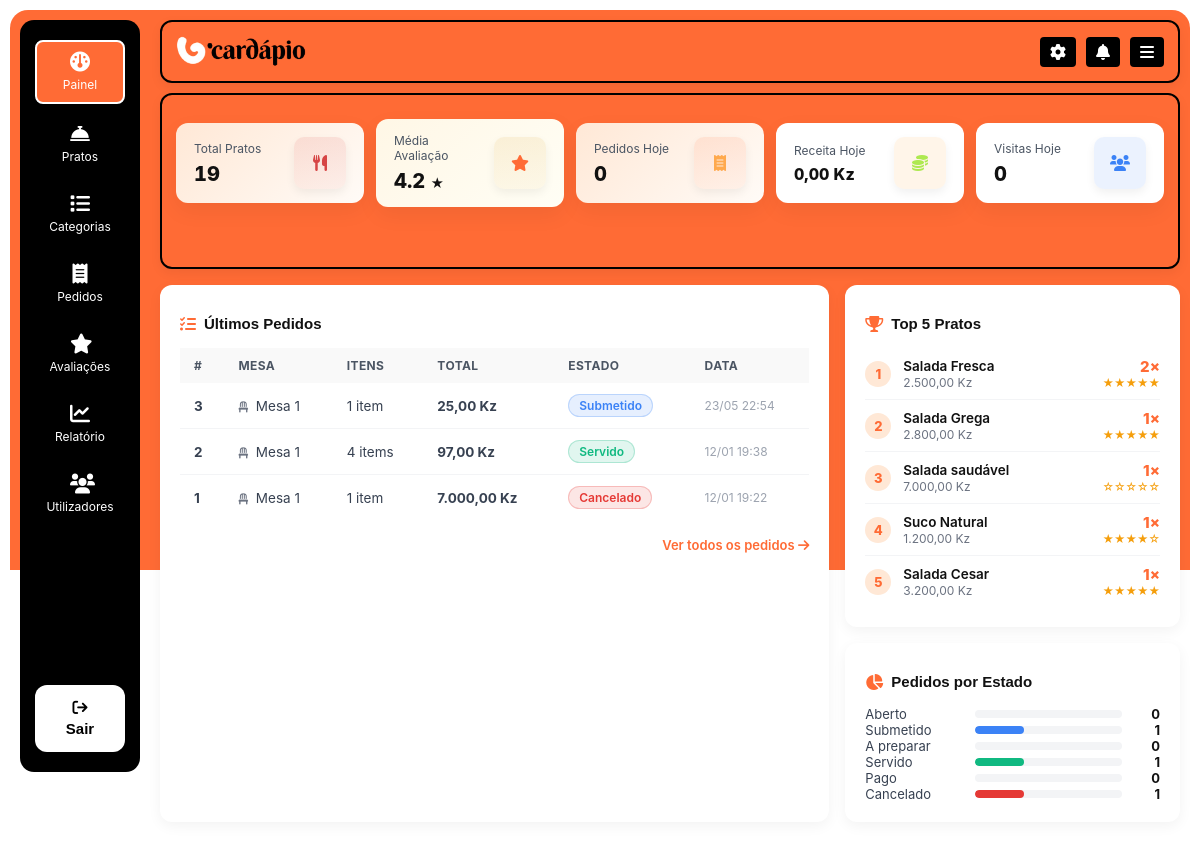
The app's page /admin.php?routa=dashboard (signed in) with its own data.
### tables this page shows
CREATE TABLE `orders` (
  `id` bigint UNSIGNED NOT NULL,
  `restaurant_id` int UNSIGNED NOT NULL,
  `table_id` int UNSIGNED DEFAULT NULL,
  `session_token` varchar(128) DEFAULT NULL,
  `status` enum('open','submitted','preparing','served','paid','cancelled') DEFAULT 'open',
  `total` decimal(10,2) DEFAULT '0.00',
  `notes` text,
  `created_at` timestamp NULL DEFAULT CURRENT_TIMESTAMP,
  `updated_at` timestamp NULL DEFAULT CURRENT_TIMESTAMP ON UPDATE CURRENT_TIMESTAMP
);

CREATE TABLE `restaurant_tables` (
  `id` int UNSIGNED NOT NULL,
  `restaurant_id` int UNSIGNED NOT NULL,
  `number` varchar(32) NOT NULL,
  `qr_code` varchar(255) DEFAULT NULL,
  `description` varchar(255) DEFAULT NULL,
  `active` tinyint(1) DEFAULT '1',
  `created_at` timestamp NULL DEFAULT CURRENT_TIMESTAMP,
  `updated_at` timestamp NULL DEFAULT CURRENT_TIMESTAMP ON UPDATE CURRENT_TIMESTAMP
);

### admin.php (the view, shortened to what this page needs)
<?php
require_once __DIR__ . '/config/dbnojs.php';
$escape = static fn(mixed $v): string =>
htmlspecialchars((string) $v, ENT_QUOTES | ENT_SUBSTITUTE, 'UTF-8');
function status_badge(string $status, array $labels, array $colors): string
{
    $label = htmlspecialchars($labels[$status] ?? $status, ENT_QUOTES, 'UTF-8');
    $color = preg_match('/^#[0-9A-Fa-f]{6}$/', $colors[$status] ?? '') ? $colors[$status] : '#888888';
    return "<span class=\"status-badge\" style=\"background:{$color}20;color:{$color};border:1px solid {$color}40\">{$label}</span>";
}
$routa = (string) ($_GET['routa'] ?? 'home');
$auth  = $_SESSION['auth'] ?? null;
$profile = (string) $auth['profile'];
$menus = [
    'admin' => [
        ['routa' => 'dashboard',    'icon' => 'fa-solid fa-gauge',          'label' => 'Painel'],
        ['routa' => 'pratos',       'icon' => 'fa-solid fa-bell-concierge', 'label' => 'Pratos'],
        ['routa' => 'categorias',   'icon' => 'fas fa-list',                'label' => 'Categorias'],
        ['routa' => 'pedidos',      'icon' => 'fas fa-receipt',             'label' => 'Pedidos'],
        ['routa' => 'avaliacoes',   'icon' => 'fas fa-star',                'label' => 'Avaliações'],
        ['routa' => 'relatorio',    'icon' => 'fa-solid fa-chart-line',     'label' => 'Relatório'],
        ['routa' => 'usuarios',     'icon' => 'fa-solid fa-users',          'label' => 'Utilizadores'],
        ['routa' => 'configuracoes', 'icon' => 'fa-solid fa-gear',           'label' => 'Configurações'],
        ['routa' => 'notificacoes', 'icon' => 'fa-solid fa-bell',           'label' => 'Notificações'],
    ],
    'staff' => [
        ['routa' => 'pedidos',    'icon' => 'fas fa-receipt',         'label' => 'Pedidos'],
        ['routa' => 'notificacoes', 'icon' => 'fa-solid fa-bell','label' => 'Notificações'],
    ],
    'kitchen' => [
        ['routa' => 'pedidos',    'icon' => 'fas fa-receipt',         'label' => 'Pedidos'],
    ],
];
$menuItems    = $menus[$profile]   ?? [];
$status_labels = [
    'open'      => 'Aberto',
    'submitted' => 'Submetido',
    'preparing' => 'A preparar',
    'served'    => 'Servido',
    'paid'      => 'Pago',
    'cancelled' => 'Cancelado',
];
$status_colors = [
    'open'      => '#6B7280',
    'submitted' => '#3B82F6',
    'preparing' => '#F59E0B',
    'served'    => '#10B981',
    'paid'      => '#AEE950',
    'cancelled' => '#E53935',
];
if ($routa === 'dashboard') {
    $stmt = $pdo->prepare("SELECT COUNT(*) FROM menu_items WHERE restaurant_id = :rid");
    $stmt->execute([':rid' => RESTAURANT_ID]);
    $total_pratos = (int) $stmt->fetchColumn();
    $stmt = $pdo->prepare("
        SELECT ROUND(AVG(ira.avg_rating), 1)
        FROM item_rating_aggregates ira
        INNER JOIN menu_items m ON m.id = ira.item_id
        WHERE m.restaurant_id = :rid
    ");
    $stmt->execute([':rid' => RESTAURANT_ID]);
    $media_avaliacao = $stmt->fetchColumn() ?? '—';
    $stmt = $pdo->prepare("
        SELECT COUNT(*) FROM orders
        WHERE restaurant_id = :rid
          AND DATE(created_at) = CURDATE()
          AND status != 'cancelled'
    ");
    $stmt->execute([':rid' => RESTAURANT_ID]);
    $pedidos_hoje = (int) $stmt->fetchColumn();
    $stmt = $pdo->prepare("
        SELECT COALESCE(SUM(total), 0) FROM orders
        WHERE restaurant_id = :rid
          AND DATE(created_at) = CURDATE()
          AND status IN ('served', 'paid')
    ");
    $stmt->execute([':rid' => RESTAURANT_ID]);
    $receita_hoje = number_format((float) $stmt->fetchColumn(), 2, ',', '.');
    $stmt = $pdo->prepare("
        SELECT COUNT(*) FROM visits
        WHERE restaurant_id = :rid
          AND DATE(created_at) = CURDATE()
    ");
    $stmt->execute([':rid' => RESTAURANT_ID]);
    $visitas_hoje = (int) $stmt->fetchColumn();
    $stmt = $pdo->prepare("
        SELECT o.id,
               rt.number          AS mesa,
               o.status,
               o.total,
               o.created_at,
               COUNT(oi.id)        AS num_itens
        FROM orders o
        LEFT JOIN restaurant_tables rt ON rt.id = o.table_id
        LEFT JOIN order_items oi       ON oi.order_id = o.id
        WHERE o.restaurant_id = :rid
        GROUP BY o.id, rt.number, o.status, o.total, o.created_at
        ORDER BY o.created_at DESC
        LIMIT 8
    ");
    $stmt->execute([':rid' => RESTAURANT_ID]);
    $ultimos_pedidos = $stmt->fetchAll(PDO::FETCH_ASSOC);
    $stmt = $pdo->prepare("
        SELECT m.name,
               m.price,
               SUM(oi.qty)                          AS total_vendido,
               SUM(oi.qty * oi.unit_price)           AS receita_prato,
               COALESCE(ira.avg_rating, 0)           AS avg_rating
        FROM order_items oi
        INNER JOIN menu_items m              ON m.id = oi.item_id
        LEFT  JOIN item_rating_aggregates ira ON ira.item_id = m.id
        WHERE m.restaurant_id = :rid
        GROUP BY m.id, m.name, m.price, ira.avg_rating
        ORDER BY total_vendido DESC
        LIMIT 5
    ");
    $stmt->execute([':rid' => RESTAURANT_ID]);
    $top_pratos = $stmt->fetchAll(PDO::FETCH_ASSOC);
    $stmt = $pdo->prepare("
        SELECT status, COUNT(*) AS total
        FROM orders
        WHERE restaurant_id = :rid
        GROUP BY status
    ");
    $stmt->execute([':rid' => RESTAURANT_ID]);
    $por_status = $stmt->fetchAll(PDO::FETCH_KEY_PAIR);
}
require __DIR__ . '/templates/layout_portal.php';

### templates/layout_portal.php (shortened to what this page needs)
<!DOCTYPE html>
<html lang="pt-AO">
<head>
    <link rel="stylesheet" href="https://cdnjs.cloudflare.com/ajax/libs/font-awesome/6.0.0-beta3/css/all.min.css">
    <link rel="stylesheet" href="/assets/css/main.css?v=1">
    <link rel="stylesheet" href="/assets/css/medianecessarios.css">
</head>
<body data-restaurant="minha-lanchonete">
    <div class="admin-body">
        <div class="admin-container">
            <div class="side-left">
                <aside class="admin-sidebar">
                    <nav class="admin-nav">
                        <?php foreach ($menuItems as $item) :
                            if (($item['routa'] != 'configuracoes') && ($item['routa'] != 'perfil') && ($item['routa'] != 'notificacoes')): ?>
                                <a class="<?= $routa === $item['routa'] ? ' active' : '' ?>" href="/admin.php?routa=<?= $escape($item['routa']) ?>">
                                    <i class="<?= $escape($item['icon']) ?>"></i>
                                    <span><?= $escape($item['label']) ?></span>
                                </a>
                        <?php
                            endif;
                        endforeach;
                        ?>
                    </nav>
                    <form method="post" action="/admin.php" class="logout">
                        <button type="submit" class="menu-logout">
                            <i class="fa-solid fa-arrow-right-from-bracket"></i></i> <span>Sair</span>
                        </button>
                    </form>
                </aside>
            </div>
            <main class="admin-main">
                <header class="dashboard-header top">
                    <div class="icon">
                        <img src="/assets/images/logo/7noback.png" alt="" srcset="">
                        <div class="header-top">
                            <a href="admin.php?routa=configuracoes">
                                <div class="configuracoes">
                                    <i class="fa-solid fa-gear"></i>
                                </div>
                            </a>
                            <a href="admin.php?routa=notificacoes">
                                <div class="notificacoes">
                                    <i class="fa-solid fa-bell"></i>
                                </div>
                            </a>
                            <div class="hamburguer">
                                <i class="fa-solid fa-bars"></i>
                            </div>
                        </div>
                    </div>
                </header>
                <?php require $contentTemplate; ?>
            </main>
        </div>
    </div>
</body>
</html>

### templates/pages/admin/dashboard.php (shortened to what this page needs)
<main class="admin-main">
    <header class="dashboard-header bottom">
        <div class="dashboard-cards">
            <div class="card summary-card variant-1">
                <div class="left">
                    <div class="card-title">Total Pratos</div>
                    <div class="card-value"><?php echo (int)$total_pratos; ?></div>
                </div>
                <div class="card-icon-wrap">
                    <i class="fas fa-utensils card-icon" aria-hidden="true"></i>
                </div>
            </div>
            <div class="card summary-card variant-2">
                <div class="left">
                    <div class="card-title">Média Avaliação</div>
                    <div class="card-value"><?php echo $media_avaliacao; ?> <small style="font-size:13px;font-weight:500;">★</small></div>
                </div>
                <div class="card-icon-wrap">
                    <i class="fas fa-star card-icon" aria-hidden="true"></i>
                </div>
            </div>
            <div class="card summary-card variant-3">
                <div class="left">
                    <div class="card-title">Pedidos Hoje</div>
                    <div class="card-value"><?php echo (int)$pedidos_hoje; ?></div>
                </div>
                <div class="card-icon-wrap">
                    <i class="fas fa-receipt card-icon" aria-hidden="true"></i>
                </div>
            </div>
            <div class="card summary-card variant-4">
                <div class="left">
                    <div class="card-title">Receita Hoje</div>
                    <div class="card-value" style="font-size:16px;"><?php echo $receita_hoje; ?> Kz</div>
                </div>
                <div class="card-icon-wrap">
                    <i class="fas fa-coins card-icon" aria-hidden="true"></i>
                </div>
            </div>
            <div class="card summary-card variant-5">
                <div class="left">
                    <div class="card-title">Visitas Hoje</div>
                    <div class="card-value"><?php echo (int)$visitas_hoje; ?></div>
                </div>
                <div class="card-icon-wrap">
                    <i class="fas fa-users card-icon" aria-hidden="true"></i>
                </div>
            </div>
        </div>
        <div class="dashboard-header-inner">
            <div class="dh-left">
            </div>
        </div>
    </header>
    <section class="dash-grid">
        <div class="dash-widget">
            <h2><i class="fas fa-list-check"></i> Últimos Pedidos</h2>
            <?php if (empty($ultimos_pedidos)): ?>
                <p style="color:#6B7280;font-size:14px;text-align:center;padding:30px 0;">Nenhum pedido registado.</p>
            <?php else: ?>
                <div style="overflow-x:auto;">
                    <table class="orders-table">
                        <thead>
                            <tr>
                                <th>#</th>
                                <th>Mesa</th>
                                <th>Itens</th>
                                <th>Total</th>
                                <th>Estado</th>
                                <th>Data</th>
                            </tr>
                        </thead>
                        <tbody>
                            <?php foreach ($ultimos_pedidos as $pedido): ?>
                                <tr>
                                    <td><strong><?php echo (int)$pedido['id']; ?></strong></td>
                                    <td>
                                        <i class="fas fa-chair" style="color:#6B7280;margin-right:4px;font-size:11px;"></i>
                                        Mesa <?php echo htmlspecialchars($pedido['mesa'] ?? '—'); ?>
                                    </td>
                                    <td><?php echo (int)$pedido['num_itens']; ?> item<?php echo $pedido['num_itens'] != 1 ? 's' : ''; ?></td>
                                    <td><strong><?php echo number_format($pedido['total'], 2, ',', '.'); ?> Kz</strong></td>
                                    <td><?php echo status_badge($pedido['status'], $status_labels, $status_colors); ?></td>
                                    <td style="color:#9CA3AF;font-size:12px;">
                                        <?php echo date('d/m H:i', strtotime($pedido['created_at'])); ?>
                                    </td>
                                </tr>
                            <?php endforeach; ?>
                        </tbody>
                    </table>
                </div>
                <div style="margin-top:14px;text-align:right;">
                    <a href="admin.php?routa=pedidos" style="font-size:13px;color:var(--laranja-primario);font-weight:600;">
                        Ver todos os pedidos <i class="fas fa-arrow-right"></i>
                    </a>
                </div>
            <?php endif; ?>
        </div>
        <div style="display:flex;flex-direction:column;gap:16px;">
            <div class="dash-widget">
                <h2><i class="fas fa-trophy"></i> Top 5 Pratos</h2>
                <?php if (empty($top_pratos)): ?>
                    <p style="color:#6B7280;font-size:14px;text-align:center;padding:20px 0;">Sem vendas registadas.</p>
                <?php else: ?>
                    <?php foreach ($top_pratos as $i => $prato): ?>
                        <div class="top-prato-item">
                            <div class="top-rank"><?php echo $i + 1; ?></div>
                            <div class="top-prato-info">
                                <div class="nome"><?php echo htmlspecialchars($prato['name']); ?></div>
                                <div class="preco"><?php echo number_format($prato['price'], 2, ',', '.'); ?> Kz</div>
                            </div>
                            <div class="top-prato-right">
                                <div class="vendidos"><?php echo (int)$prato['total_vendido']; ?>×</div>
                                <div class="stars">
                                    <?php
                                    $r = round((float)$prato['avg_rating']);
                                    for ($s = 1; $s <= 5; $s++) echo $s <= $r ? '★' : '☆';
                                    ?>
                                </div>
                            </div>
                        </div>
                    <?php endforeach; ?>
                <?php endif; ?>
            </div>
            <div class="dash-widget">
                <h2><i class="fas fa-chart-pie"></i> Pedidos por Estado</h2>
                <?php
                $total_geral = array_sum($por_status) ?: 1;
                foreach ($status_labels as $key => $label):
                    $count = $por_status[$key] ?? 0;
                    $pct   = round($count / $total_geral * 100);
                    $color = $status_colors[$key];
                ?>
                    <div class="status-row">
                        <span class="label"><?php echo $label; ?></span>
                        <div class="status-bar-wrap">
                            <div class="status-bar"
                                 style="width:<?php echo $pct; ?>%;background:<?php echo $color; ?>;"></div>
                        </div>
                        <span class="count"><?php echo $count; ?></span>
                    </div>
                <?php endforeach; ?>
            </div>
        </div>
    </section>
</main>

### records on screen
orders: id "3", table.number "1", num_itens "1", total "25,00", status "Submetido", created_at "23/05 22:54"
orders: id "2", table.number "1", num_itens "4", total "97,00", status "Servido", created_at "12/01 19:38"
orders: id "1", table.number "1", num_itens "1", total "7.000,00", status "Cancelado", created_at "12/01 19:22"

### other values on screen
$escape($item['label']) "Painel"
$escape($item['label']) "Pratos"
$escape($item['label']) "Categorias"
$escape($item['label']) "Pedidos"
$escape($item['label']) "Avaliações"
$escape($item['label']) "Relatório"
$escape($item['label']) "Utilizadores"
$total_pratos "19"
$media_avaliacao "4.2"
$pedidos_hoje "0"
$receita_hoje "0,00"
$visitas_hoje "0"
$prato['name'] "Salada Fresca"
$prato['price'] "2.500,00"
$prato['total_vendido'] "2"
